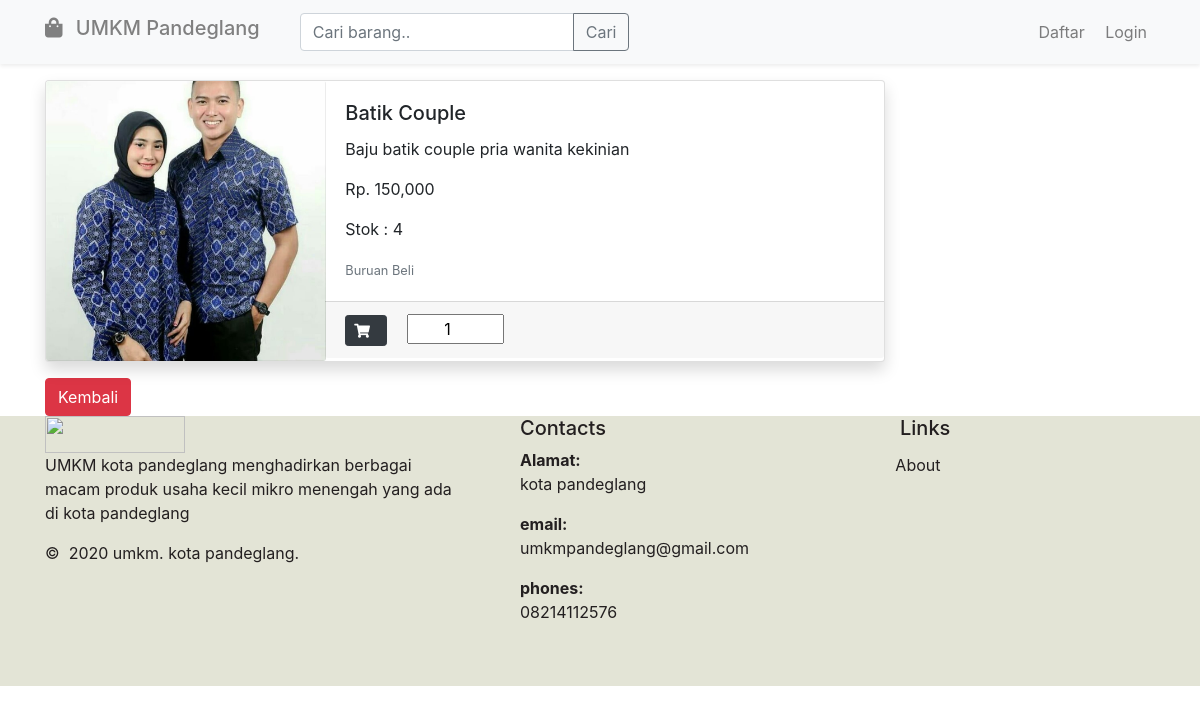
Screenshot of /home/detail/7 with the database file from the repository.
### tables this page shows
CREATE TABLE `tb_barang` (
  `id_barang` int(11) NOT NULL,
  `nama_barang` varchar(128) NOT NULL,
  `keterangan` varchar(128) NOT NULL,
  `harga` varchar(128) NOT NULL,
  `id_kategori` int(11) NOT NULL,
  `stok` int(100) NOT NULL,
  `gambar` varchar(128) NOT NULL
);

### application/controllers/Home.php (called while the page is built, shortened)
<?php
class Home extends CI_Controller
{
   public function __construct()
   {
      $this->load->model('Kategori_model');
      $this->load->model('Model_user');
      $this->load->model('Model_barang');
   }
   public function detail($id_barang)
   {
      $data['title'] = 'Detail';
      $data['barang'] = $this->Model_barang->getById($id_barang);
      $this->load->view('home/header', $data);
      $this->load->view('home/topbar');
      $this->load->view('home/detail', $data);
      $this->load->view('home/footer');
   }
}

### index.php (called while the page is built, shortened)
<?php
require_once BASEPATH.'core/CodeIgniter.php';

### application/models/Model_barang.php (called while the page is built, shortened)
<?php
class Model_barang extends CI_Model
{
   public function getById($id_barang)
   {
      $query = "SELECT `tb_barang`.*, `kategori`.`nama_kategori`
               FROM `tb_barang` JOIN `kategori`
                ON `tb_barang`.`id_kategori` = `kategori`.`id_kategori`
               WHERE `id_barang` = $id_barang
    ";
      return $this->db->query($query)->row_array();
   }
}

### application/views/home/detail.php (the view)
<div class="container">
   <div class="row">
      <div class="col-md-10">
         <div class="card shadow mt-4" style="max-width: 840px;">
            <div class="row no-gutters">
               <div class="col-md-4">
                  <img src="<?= base_url('public/img/upload/') . $barang['gambar']; ?>" class="card-img" style="width: 280px;">
               </div>
               <div class="col-md-8">
                  <div class="card-body">
                     <h5 class="card-title"><?= $barang['nama_barang'] ?></h5>
                     <p class="card-text"><?= $barang['keterangan'] ?></p>
                     <p class="card-text">Rp. <?= number_format($barang['harga']);  ?></p>
                     <p class="card-text">Stok : <?= $barang['stok'] ?></p>
                     <p class="card-text"><small class="text-muted">Buruan Beli</small></p>
                  </div>
                  <div class="card-footer">
                     <div class="d-inline">
                        <button class="tambah_keranjang btn btn-sm btn-dark" data-gambar="<?= $barang['gambar']; ?>" data-produkid="<?= $barang['id_barang']; ?>" data-produknama="<?= $barang['nama_barang']; ?>" data-produkharga="<?= $barang['harga']; ?>"><i class="fas fa-shopping-cart mr-2"></i></button>
                        <input style="text-align: center; margin-left: 15px;" type="number" id="<?= $barang['id_barang']; ?>" name="quantity" min="0" max="100" value="1">
                     </div>
                  </div>
               </div>
            </div>
         </div>
         <a class="btn btn-danger mt-3" href="<?= base_url('home') ?>">Kembali</a>
      </div>
   </div>
</div>

### assets/shop-pages/css/shop-homepage.css (style rules this page uses)
body { padding-top: 56px; }

### rows the page displays
tb_barang: gambar (picture), nama_barang "Batik Couple", keterangan "Baju batik couple pria wanita kekinian", harga "150,000", stok "4"
